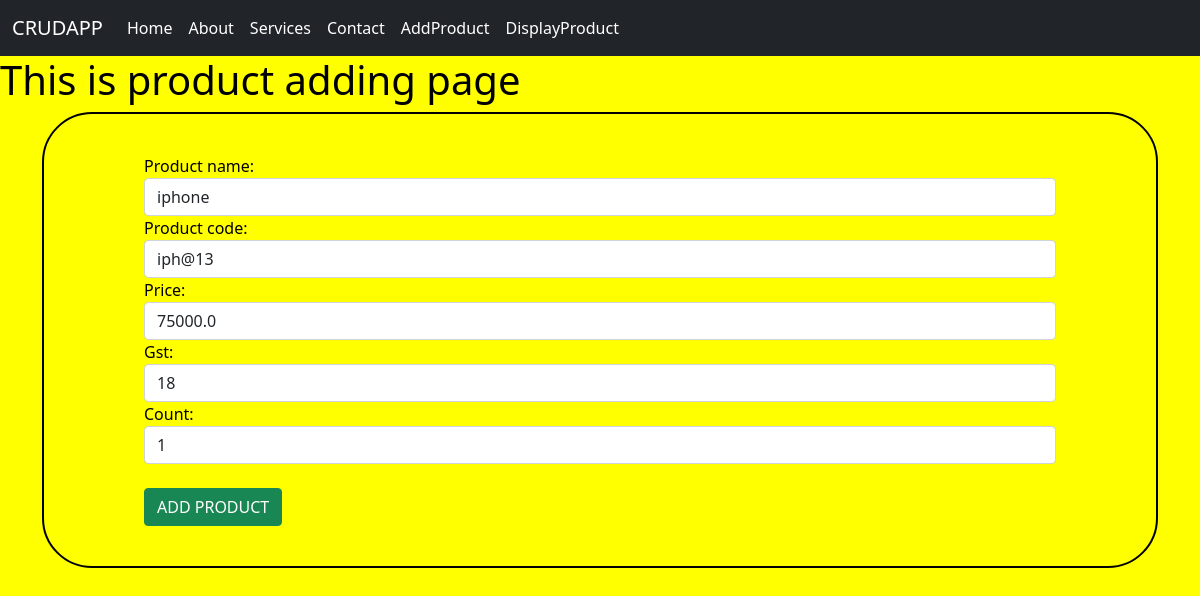
The page /CRUDAPP1/updateproduct/3 on the database its author committed.
### CRUDAPP1/models.py (models this page shows, shortened)
class product(models.Model):
    product_name=models.CharField(max_length=50,null=True)
    product_code=models.CharField(max_length=50,null=True)
    price=models.FloatField(default=0)
    gst=models.IntegerField(default=0)
    count=models.IntegerField(default=0)

### CRUDAPP1/views.py (the view)
# urls.py: path('updateproduct/<int:id>',UpdateButton,name='updateproduct'),
def UpdateButton(request,id):
    select_data = product.objects.get(id = id)
    context={
        'product_form':product_form(instance=select_data)
    }
    if request.method == 'POST':
       product_details = product_form(request.POST,instance=select_data)
       if product_details.is_valid():
           product_details.save()
           return redirect('/CRUDAPP1/display/')
    return render(request,'add_product.html',context)

### CRUDAPP1/forms.py
class product_form(forms.ModelForm):
    class Meta:
        model = product
        fields = '__all__'
        widgets={
            'product_name' : forms.TextInput(attrs={'class':'form-control'}),
            'product_code' : forms.TextInput(attrs={'class':'form-control'}),
            'price' : forms.NumberInput(attrs={'class':'form-control'}),
            'gst' : forms.NumberInput(attrs={'class':'form-control'}),
            'count' : forms.NumberInput(attrs={'class':'form-control'})
        }

### frontend/templates/add_product.html (shortened to what this page needs)
{% extends "base.html" %}
{% block content%}
<h1>This is product adding page</h1>
<div class ='container'>
     <form action=" " method='POST'>
          {{product_form}}<br>
          <input type='submit' value='ADD PRODUCT' required style='color:white'class="btn btn-success" >
     </form>
</div>
{% endblock%}

### frontend/templates/add_product.html (style rules this page uses)
form { border:2px solid black; padding:15px; border-radius:50px; padding-left:100px; padding-right:100px; padding-top:40px; padding-bottom:40px; }

### frontend/templates/base.html (style rules this page uses)
body { background-color:yellow; color:black; }

### rows shown on the page
product: product_name "iphone", product_code "iph@13", price "75000.0", gst "18", count "1"
